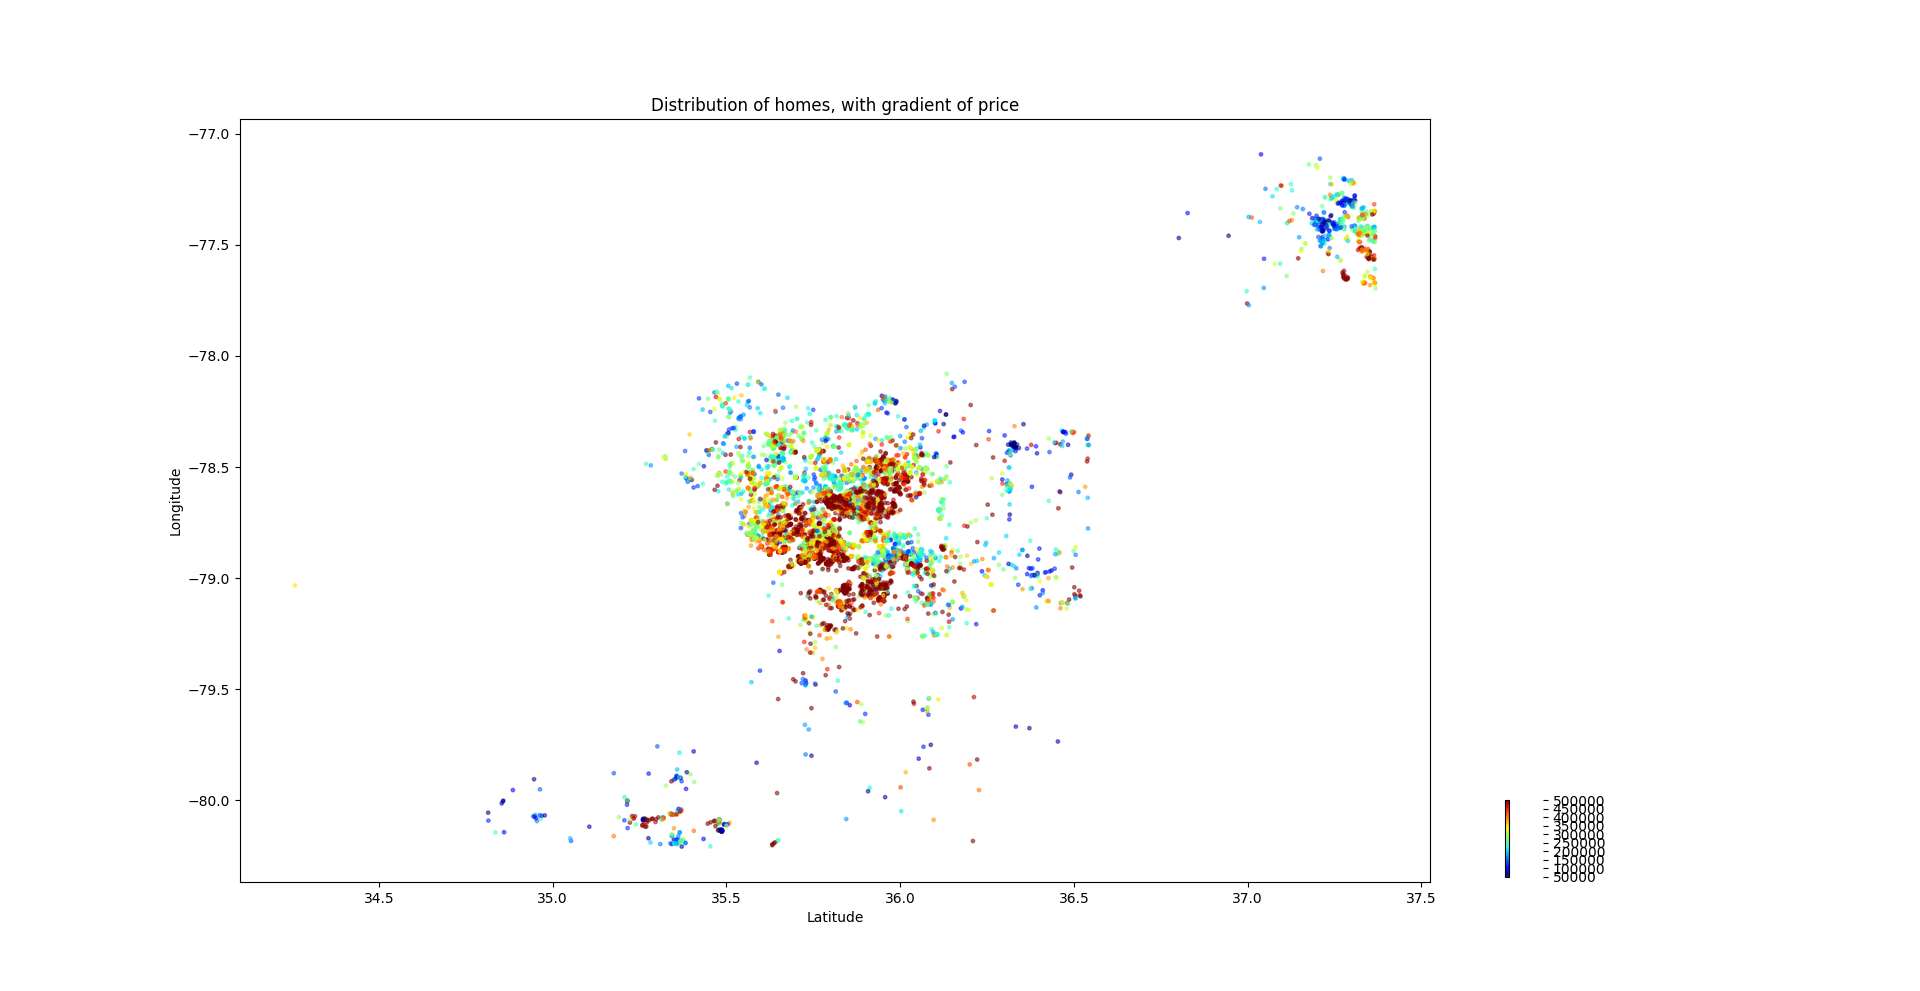

Reproduce this figure in Python.
import pandas as pd
import matplotlib.pyplot as plt

df = pd.read_csv('file.csv')
df.drop(['STATUS'], axis=1, inplace=True)
df = df.dropna(subset=['LOCATION', 'PRICE', 'CITY', 'LOT SIZE', 'BEDS', 'BATHS', 'DAYS ON MARKET', 'SQUARE FEET'])
df['HOA/MONTH'] = df['HOA/MONTH'].fillna(0)
def distrColor():
    plt.scatter(df.LATITUDE, df.LONGITUDE, alpha=.5, c = df['PRICE'], cmap=plt.get_cmap('jet'), s = 6)
    plt.colorbar()
    plt.clim(50000,500000)
    plt.title("Distribution of homes, with gradient of price")
    plt.xlabel("Latitude")
    plt.ylabel("Longitude")
def allPrices():
    df['PRICE'].hist(bins=20)
    plt.xlim(df.PRICE.min(), df.PRICE.max())
    plt.title("All prices")
    plt.xlabel("Price")
    plt.ylabel("Total number of homes")
def averagePrice():
    cities = df.CITY.unique()
    plt.bar(x = df.CITY, height = df.PRICE)
    plt.ylim(50000)
    plt.tight_layout()
    locs, labels = plt.xticks()
    labels = list.sort(locs)
    plt.title("Average price per city")
    plt.xlabel("City")
    plt.ylabel("Price")
    plt.xticks(rotation=90)
def beds():
    plt.bar(x = df.BEDS, height = df.PRICE)
    locs, labels = plt.yticks()
    plt.yticks(locs, ['$0', '$100,000', '$200,000', '$300,000', '$400,000', '$500,000','$600,000'])
    plt.title("Average price based on beds")
    plt.xlabel("# of beds")
    plt.ylabel("Average price")
def bedsVsBaths():
    df['Corr'] = (df['BEDS'] / df['BATHS']).round().astype('int') + 1
    plt.bar(x = df.Corr, height = df['PRICE'])
    plt.xlim(0)
    locs, labels = plt.yticks()
    plt.yticks(locs, ['$0','$100,000','$200,000','$300,000','$400,000','$500,000','$600,000','$700,000'])
    plt.title('Percentage of beds/baths correlated to price')
    plt.xlabel('# of beds / # of baths')
    plt.ylabel('Price')
def age():
    plt.bar(x=df.AGE, height= df.PRICE)
    plt.xlim(0, 200)
    locs, labels = plt.yticks()
    plt.yticks(locs, ['$0', "$100,000", '$200,000', '$300,000', '$400,000', '$500,000', '$600,000', '$700,000'])
    plt.title("Price vs Year Built")
    plt.xlabel('Age')
    plt.ylabel('Price')
df['YEAR BUILT'] = df['YEAR BUILT'].fillna(1980)
df['AGE'] = 2019 - df['YEAR BUILT']
plt.figure(0)
age()
plt.figure(1)
bedsVsBaths()
plt.figure(2)
beds()
plt.figure(3)
allPrices()
plt.figure(4)
averagePrice()
plt.figure(5)
distrColor()
plt.show()
